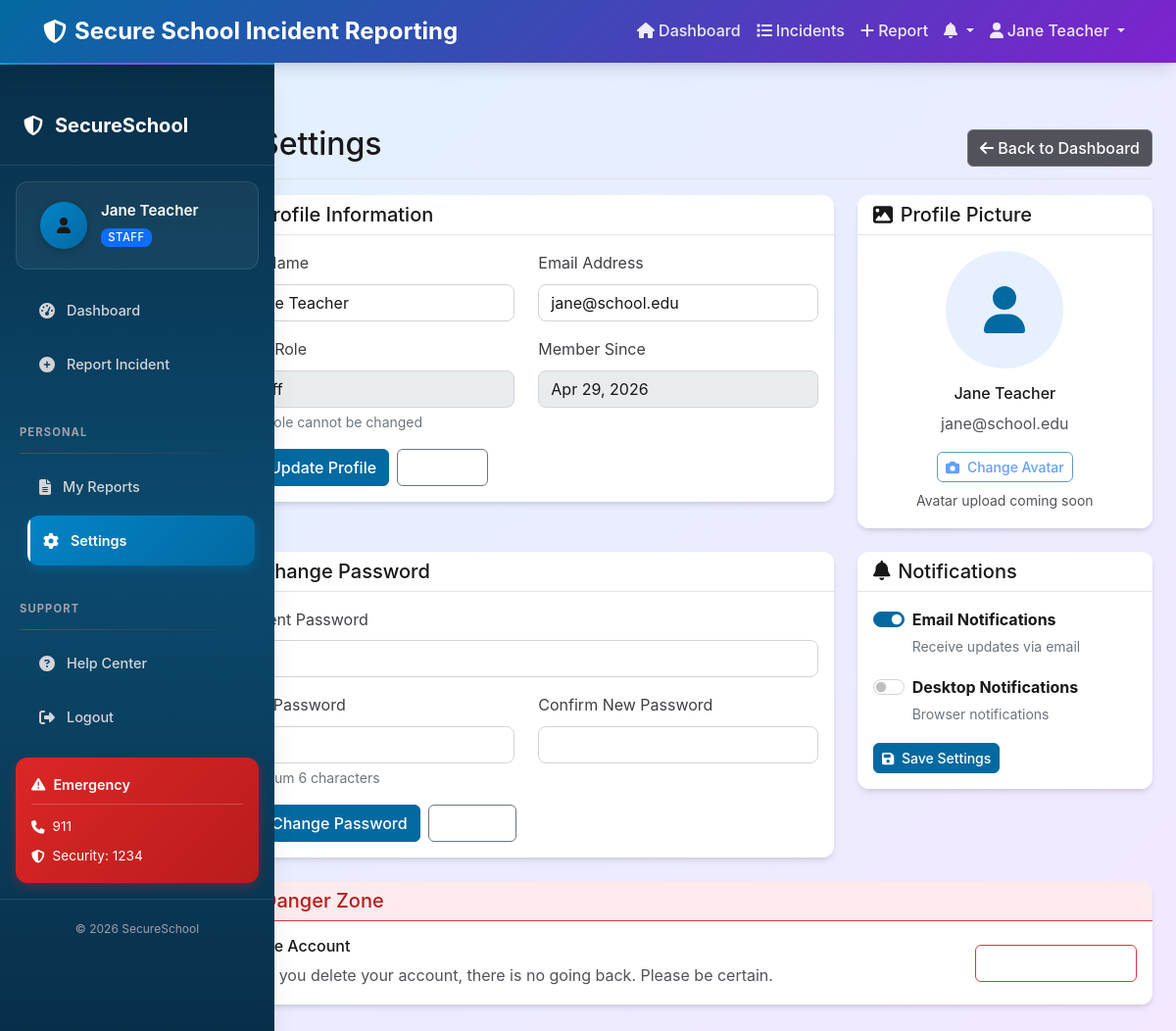
The app's page /settings.php (signed in) with its own data.
### tables this page shows
CREATE TABLE users (
    id INT AUTO_INCREMENT PRIMARY KEY,
    full_name VARCHAR(255) NOT NULL,
    email VARCHAR(255) UNIQUE NOT NULL,
    password VARCHAR(255) NOT NULL,
    role ENUM('student', 'staff', 'admin') NOT NULL DEFAULT 'student',
    email_notifications TINYINT(1) DEFAULT 1,
    desktop_notifications TINYINT(1) DEFAULT 0,
    created_at TIMESTAMP DEFAULT CURRENT_TIMESTAMP,
    INDEX idx_email (email),
    INDEX idx_role (role)
);

### config.php (called while the page is built, shortened)
<?php
class Database {
    private static $instance = null;
    private $connection;
    private function __construct() {
        try {
            $dsn = "mysql:host=" . DB_HOST . ";dbname=" . DB_NAME . ";charset=utf8mb4";
            $options = [
                PDO::ATTR_ERRMODE => PDO::ERRMODE_EXCEPTION,
                PDO::ATTR_DEFAULT_FETCH_MODE => PDO::FETCH_ASSOC,
                PDO::ATTR_EMULATE_PREPARES => false,
                PDO::ATTR_PERSISTENT => true
            ];
            $this->connection = new PDO($dsn, DB_USER, DB_PASS, $options);
        } catch (PDOException $e) {
            die("Database connection failed: " . $e->getMessage());
        }
    }
    public static function getInstance() {
        if (self::$instance === null) {
            self::$instance = new self();
        }
        return self::$instance;
    }
    public function query($sql, $params = []) {
        try {
            $stmt = $this->connection->prepare($sql);
            $stmt->execute($params);
            return $stmt;
        } catch (PDOException $e) {
            error_log("Database query error: " . $e->getMessage());
            throw $e;
        }
    }
}
?>

### functions.php (called while the page is built, shortened)
<?php
require_once 'config.php';
class User {
    private $db;
    public function __construct() {
        $this->db = Database::getInstance();
    }
    public function get_user_by_id($id) {
        $stmt = $this->db->query("SELECT id, full_name, email, role, email_notifications, desktop_notifications, created_at FROM users WHERE id = ?", [$id]);
        return $stmt->fetch();
    }
}
function format_date($date) {
    return date('M j, Y', strtotime($date));
}
?>

### settings.php (the view, shortened to what this page needs)
<?php
require_once 'config.php';
require_once 'functions.php';
$user = new User();
$current_user = $user->get_user_by_id($_SESSION['user_id']);
?>
<!DOCTYPE html>
<html lang="en">
<head>
    <link href="https://cdn.jsdelivr.net/npm/bootstrap@5.1.3/dist/css/bootstrap.min.css" rel="stylesheet">
    <link href="css/style.css" rel="stylesheet">
</head>
<body>
    <?php include 'includes/navbar.php'; ?>
    <div class="container-fluid" style="padding-top: 80px;">
        <div class="row">
            <?php include 'includes/sidebar.php'; ?>
            <main class="col-md-9 ms-sm-auto col-lg-10 px-md-4">
                <div class="d-flex justify-content-between flex-wrap flex-md-nowrap align-items-center pt-3 pb-2 mb-3 border-bottom">
                    <h1 class="h2">
                        <i class="fas fa-cog me-2 text-primary"></i>Settings
                    </h1>
                    <div class="btn-toolbar mb-2 mb-md-0">
                        <a href="dashboard.php" class="btn btn-secondary">
                            <i class="fas fa-arrow-left"></i> Back to Dashboard
                        </a>
                    </div>
                </div>
                <div class="row">
                    <div class="col-lg-8 mb-4">
                        <div class="card">
                            <div class="card-header">
                                <h5 class="mb-0">
                                    <i class="fas fa-user me-2"></i>Profile Information
                                </h5>
                            </div>
                            <div class="card-body">
                                <form method="POST" action="">
                                    <div class="row">
                                        <div class="col-md-6 mb-3">
                                            <label for="full_name" class="form-label fw-semibold">Full Name</label>
                                            <input type="text" class="form-control" id="full_name" name="full_name"
                                                   value="<?php echo htmlspecialchars($current_user['full_name'] ?? ''); ?>" required>
                                        </div>
                                        <div class="col-md-6 mb-3">
                                            <label for="email" class="form-label fw-semibold">Email Address</label>
                                            <input type="email" class="form-control" id="email" name="email"
                                                   value="<?php echo htmlspecialchars($current_user['email'] ?? ''); ?>" required>
                                        </div>
                                    </div>
                                    <div class="row">
                                        <div class="col-md-6 mb-3">
                                            <label class="form-label fw-semibold">User Role</label>
                                            <input type="text" class="form-control" value="<?php echo ucfirst($current_user['role'] ?? 'student'); ?>" readonly>
                                            <div class="form-text">Your role cannot be changed</div>
                                        </div>
                                        <div class="col-md-6 mb-3">
                                            <label class="form-label fw-semibold">Member Since</label>
                                            <input type="text" class="form-control" value="<?php echo format_date($current_user['created_at'] ?? date('Y-m-d H:i:s')); ?>" readonly>
                                        </div>
                                    </div>
                                    <div class="d-flex gap-2">
                                        <button type="submit" class="btn btn-primary">
                                            <i class="fas fa-save me-2"></i>Update Profile
                                        </button>
                                        <button type="reset" class="btn btn-outline-secondary">
                                            <i class="fas fa-undo me-2"></i>Reset
                                        </button>
                                    </div>
                                </form>
                            </div>
                        </div>
                    </div>
                    <div class="col-lg-4 mb-4">
                        <div class="card">
                            <div class="card-header">
                                <h5 class="mb-0">
                                    <i class="fas fa-image me-2"></i>Profile Picture
                                </h5>
                            </div>
                            <div class="card-body text-center">
                                <div class="mb-3">
                                    <div class="rounded-circle bg-primary bg-opacity-10 d-flex align-items-center justify-content-center mx-auto"
                                         style="width: 120px; height: 120px;">
                                        <i class="fas fa-user fa-3x text-primary"></i>
                                    </div>
                                </div>
                                <h6 class="fw-semibold"><?php echo htmlspecialchars($current_user['full_name']); ?></h6>
                                <p class="text-muted"><?php echo htmlspecialchars($current_user['email']); ?></p>
                                <button class="btn btn-outline-primary btn-sm" disabled>
                                    <i class="fas fa-camera me-2"></i>Change Avatar
                                </button>
                                <div class="form-text text-muted mt-2">Avatar upload coming soon</div>
                            </div>
                        </div>
                    </div>
                </div>
                <div class="row">
                    <div class="col-lg-8 mb-4">
                        <div class="card">
                            <div class="card-header">
                                <h5 class="mb-0">
                                    <i class="fas fa-lock me-2"></i>Change Password
                                </h5>
                            </div>
                            <div class="card-body">
                                <form method="POST" action="">
                                    <div class="mb-3">
                                        <label for="current_password" class="form-label fw-semibold">Current Password</label>
                                        <input type="password" class="form-control" id="current_password" name="current_password" required>
                                    </div>
                                    <div class="row">
                                        <div class="col-md-6 mb-3">
                                            <label for="new_password" class="form-label fw-semibold">New Password</label>
                                            <input type="password" class="form-control" id="new_password" name="new_password" required>
                                            <div class="form-text">Minimum 6 characters</div>
                                        </div>
                                        <div class="col-md-6 mb-3">
                                            <label for="confirm_password" class="form-label fw-semibold">Confirm New Password</label>
                                            <input type="password" class="form-control" id="confirm_password" name="confirm_password" required>
                                        </div>
                                    </div>
                                    <div class="d-flex gap-2">
                                        <button type="submit" class="btn btn-primary">
                                            <i class="fas fa-key me-2"></i>Change Password
                                        </button>
                                        <button type="reset" class="btn btn-outline-secondary">
                                            <i class="fas fa-undo me-2"></i>Clear
                                        </button>
                                    </div>
                                </form>
                            </div>
                        </div>
                    </div>
                    <div class="col-lg-4 mb-4">
                        <div class="card">
                            <div class="card-header">
                                <h5 class="mb-0">
                                    <i class="fas fa-bell me-2"></i>Notifications
                                </h5>
                            </div>
                            <div class="card-body">
                                <form method="POST" action="">
                                    <div class="mb-3">
                                        <div class="form-check form-switch">
                                            <input class="form-check-input" type="checkbox" id="email_notifications"
                                                   name="email_notifications" <?php echo ($current_user['email_notifications'] ?? 1) ? 'checked' : ''; ?>>
                                            <label class="form-check-label" for="email_notifications">
                                                <strong>Email Notifications</strong>
                                                <div class="form-text">Receive updates via email</div>
                                            </label>
                                        </div>
                                    </div>
                                    <div class="mb-3">
                                        <div class="form-check form-switch">
                                            <input class="form-check-input" type="checkbox" id="desktop_notifications"
                                                   name="desktop_notifications" <?php echo ($current_user['desktop_notifications'] ?? 0) ? 'checked' : ''; ?>>
                                            <label class="form-check-label" for="desktop_notifications">
                                                <strong>Desktop Notifications</strong>
                                                <div class="form-text">Browser notifications</div>
                                            </label>
                                        </div>
                                    </div>
                                    <button type="submit" class="btn btn-primary btn-sm">
                                        <i class="fas fa-save me-2"></i>Save Settings
                                    </button>
                                </form>
                            </div>
                        </div>
                    </div>
                </div>
                <div class="row">
                    <div class="col-12">
                        <div class="card border-danger">
                            <div class="card-header bg-danger bg-opacity-10 border-danger">
                                <h5 class="mb-0 text-danger">
                                    <i class="fas fa-exclamation-triangle me-2"></i>Danger Zone
                                </h5>
                            </div>
                            <div class="card-body">
                                <div class="row align-items-center">
                                    <div class="col-md-8">
                                        <h6 class="fw-semibold">Delete Account</h6>
                                        <p class="text-muted mb-0">Once you delete your account, there is no going back. Please be certain.</p>
                                    </div>
                                    <div class="col-md-4 text-md-end">
                                        <button class="btn btn-outline-danger" onclick="confirmDeleteAccount()">
                                            <i class="fas fa-trash me-2"></i>Delete Account
                                        </button>
                                    </div>
                                </div>
                            </div>
                        </div>
                    </div>
                </div>
            </main>
        </div>
    </div>
</body>
</html>

### records on screen
users: full_name "Jane Teacher", email "jane@school.edu", role "Staff", created_at "Apr 29, 2026", email_notifications "☑"

### other values on screen
APP_NAME "Secure School Incident Reporting"
$_SESSION['user_name'] "Jane Teacher"
$_SESSION['user_role'] "STAFF"
